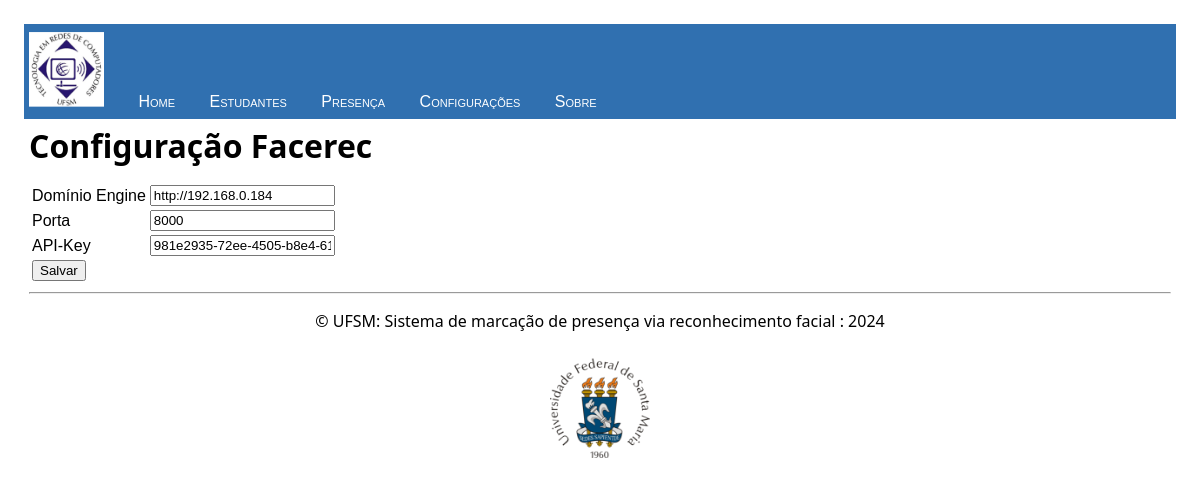
The app's page /config/edit/1, older data.
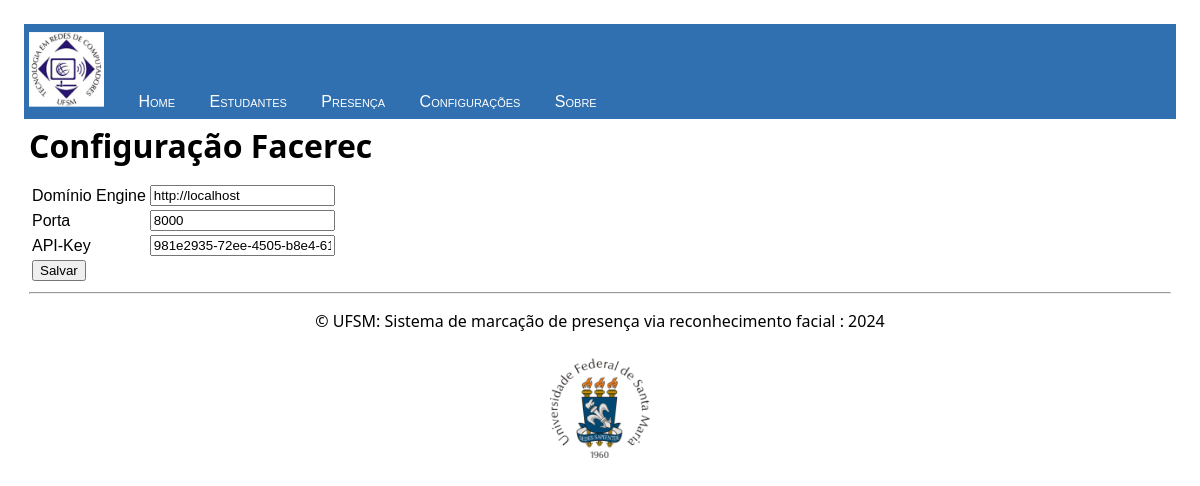
The same page, newer data.
### facerec/models.py (models this page shows, shortened)
class AppConfig(models.Model):
    domain = models.CharField(max_length=200,blank=True, default="") #'http://192.168.0.184'
    port = models.IntegerField(validators=[MinValueValidator(0), MaxValueValidator(65535)], default=8000) #'8000'
    api_key = models.CharField(max_length=200, blank=True, default="") #'981e2935-72ee-4505-b8e4-61b01de3662d'

### facerec/views.py (the view)
# urls.py: path("config/edit/<int:pk>",views.AppConfigEditar.as_view(template_name="facerec/appconfig_form.html"), name="config_editar"),
class AppConfigEditar(UpdateView):
    model = AppConfig
    form_class = AppConfigForm
    success_url = reverse_lazy("config")

### facerec/forms.py
class AppConfigForm(forms.ModelForm):
    class Meta:
        model = AppConfig
        fields = ["domain", "port", "api_key"]

### facerec/templates/facerec/appconfig_form.html (shortened to what this page needs)
{% extends "facerec/layoutbase.html" %}
{% block content %}
<h1>Configuração Facerec</h1>
<div class="next">
<form method="POST">{% csrf_token %}
    <table>
        <tr>
            <td>Domínio Engine </td>
            <td>{{ form.domain }}</td>
        </tr>
        <tr>
            <td>Porta</td>
            <td>{{ form.port }}</td>
        </tr>
        <tr>
            <td>API-Key</td>
            <td>{{ form.api_key }}</td>
        </tr>
        <tr>
            <td><input type="submit" value="Salvar"></td>
        </tr>
    </table>
</form>
</div>
{% endblock %}

Row changes from the older to the newer data that the page shows:
changed AppConfig "981e2935-72ee-4505-b8e4-61b01de3662d": domain "http://192.168.0.184" → "http://localhost"
